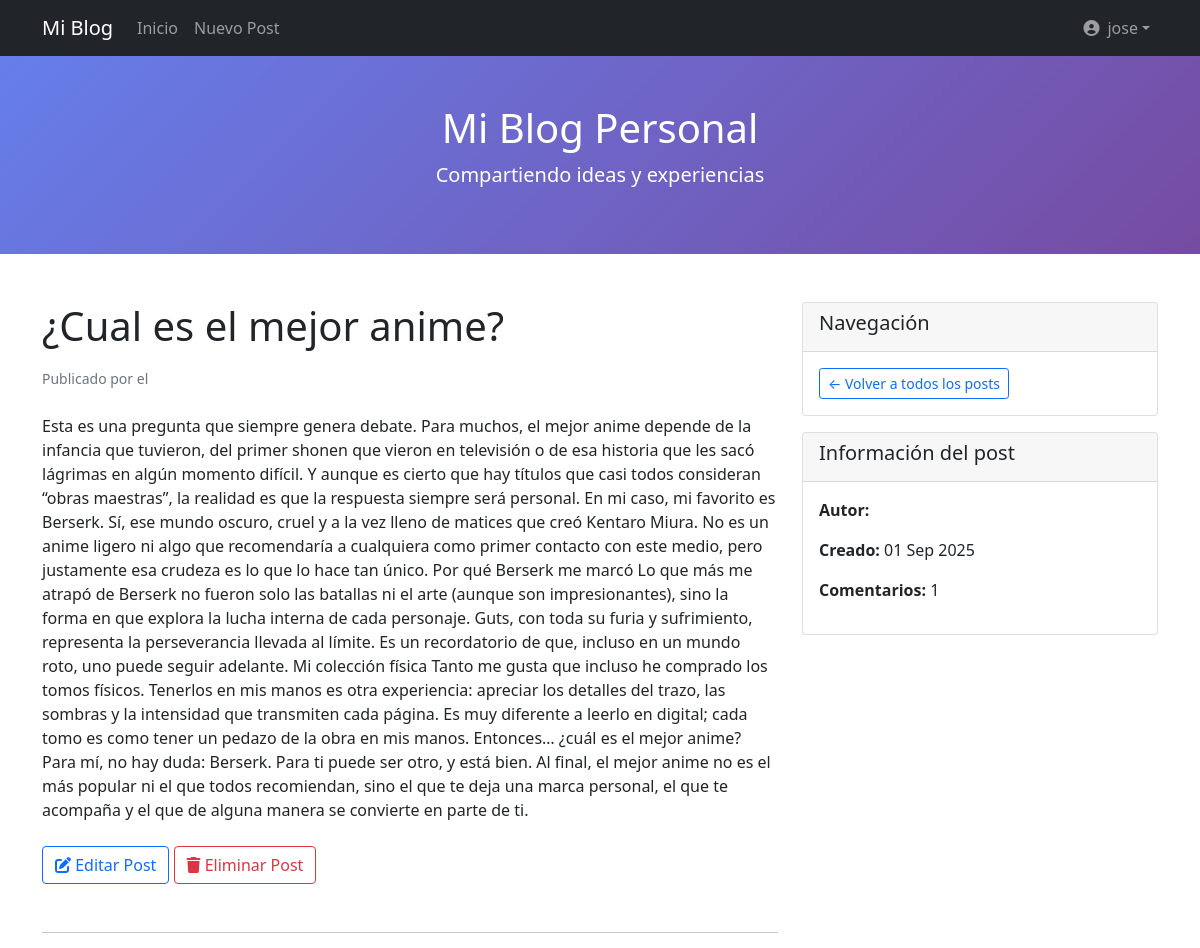
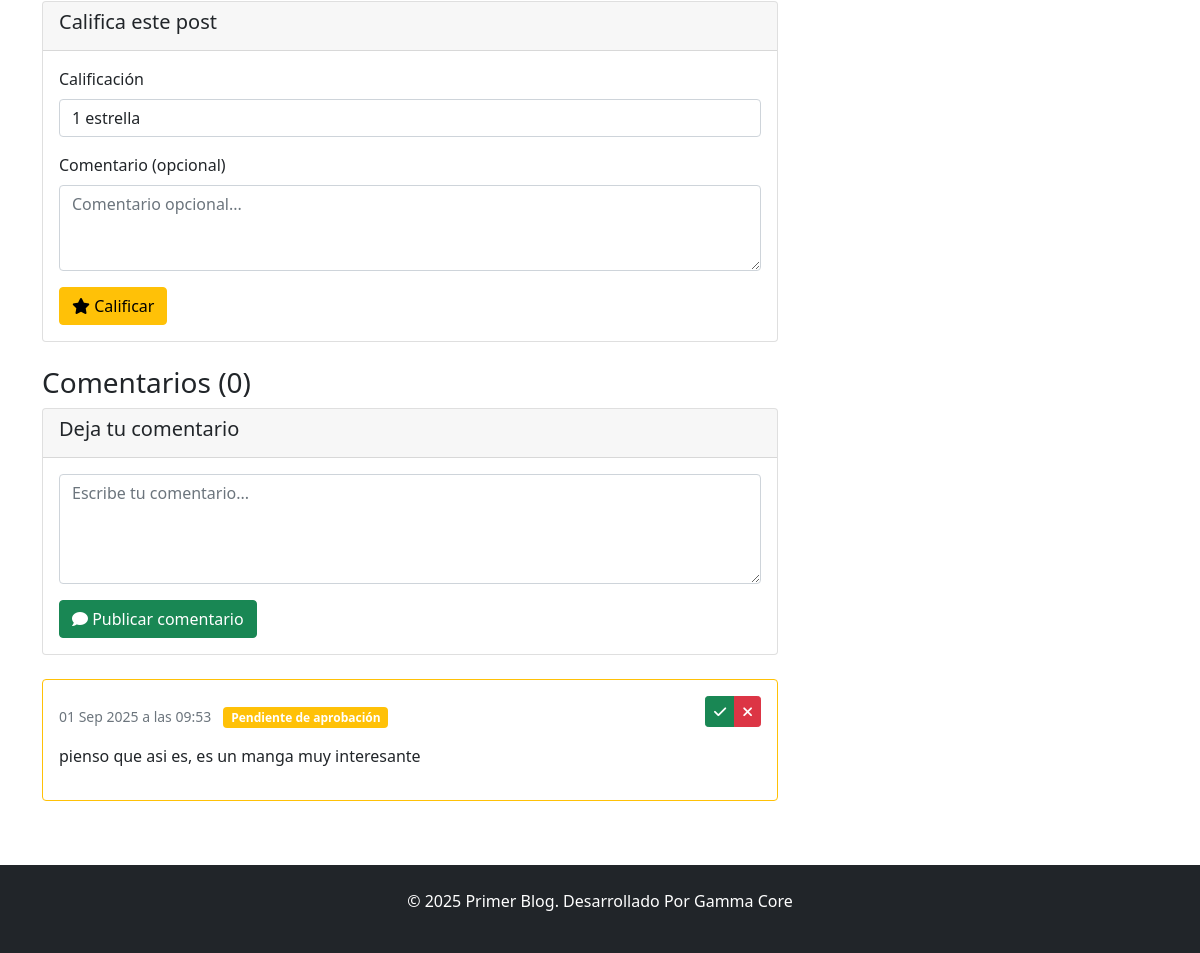
/post/cual-es-el-mejor-anime/ (signed in), run on the app's committed database (2 pictures, top to bottom).
### blog/models.py (models this page shows, shortened)
class Post(models.Model):
    title = models.CharField(max_length=200, verbose_name='Título')
    slug = models.SlugField(max_length=200, unique=True)
    author = models.ForeignKey(User, on_delete=models.CASCADE, verbose_name='Autor')
    content = RichTextField(verbose_name='Contenido')
    excerpt = models.TextField(max_length=300, blank=True, verbose_name='Resumen')
    cover_image = models.ImageField(upload_to='posts/', blank=True, null=True, verbose_name='Imagen de portada')
    tags = TaggableManager(verbose_name='Etiquetas')
    created_date = models.DateTimeField(default=timezone.now, verbose_name='Fecha de creación')
    published_date = models.DateTimeField(blank=True, null=True, verbose_name='Fecha de publicación')
    published = models.BooleanField(default=False, verbose_name='Publicado')
    class Meta:
        ordering = ['-created_date']
        verbose_name = 'Post'
        verbose_name_plural = 'Posts'
    def get_rating_count(self):
        return self.reviews.count()
    def get_approved_comments_count(self):
        return self.comments.filter(is_approved=True).count()

class Comment(models.Model):
    post = models.ForeignKey(Post, on_delete=models.CASCADE, related_name='comments')
    author = models.ForeignKey(User, on_delete=models.CASCADE, verbose_name='Autor', null=True, blank=True)
    name = models.CharField(max_length=100, verbose_name='Nombre', blank=True)
    email = models.EmailField(verbose_name='Email', blank=True)
    content = models.TextField(verbose_name='Comentario')
    created_date = models.DateTimeField(auto_now_add=True, verbose_name='Fecha')
    is_approved = models.BooleanField(default=False, verbose_name='Aprobado')
    class Meta:
        ordering = ['created_date']
        verbose_name = 'Comentario'
        verbose_name_plural = 'Comentarios'

### blog/views.py (the view)
# urls.py: path('post/<slug:slug>/', views.post_detail, name='post_detail'),
def post_detail(request, slug):
    post = get_object_or_404(Post, slug=slug, published=True)
    comments = post.comments.filter(is_approved=True)
    new_comment = None
    user_review = None
    can_moderate = False
    if request.user.is_authenticated and request.user == post.author:
        can_moderate = True
        comments = post.comments.all()
    if request.user.is_authenticated:
        try:
            user_review = Review.objects.get(post=post, user=request.user)
        except Review.DoesNotExist:
            user_review = None
    if request.method == 'POST':
        if 'comment' in request.POST:
            if not request.user.is_authenticated:
                messages.error(request, 'Debes iniciar sesión para comentar.')
                return redirect('blog:login')
            comment_form = CommentForm(data=request.POST)
            if comment_form.is_valid():
                new_comment = comment_form.save(commit=False)
                new_comment.post = post
                new_comment.author = request.user
                new_comment.save()
                messages.success(request, '¡Tu comentario ha sido añadido y está pendiente de aprobación!')
                return redirect('blog:post_detail', slug=post.slug)
        else:
            comment_form = CommentForm()
        if 'review' in request.POST:
            if not request.user.is_authenticated:
                messages.error(request, 'Debes iniciar sesión para calificar.')
                return redirect('blog:login')
            review_form = ReviewForm(data=request.POST)
            if review_form.is_valid():
                review, created = Review.objects.get_or_create(
                    post=post,
                    user=request.user,
                    defaults=review_form.cleaned_data
                )
                if not created:
                    review.rating = review_form.cleaned_data['rating']
                    review.comment = review_form.cleaned_data['comment']
                    review.save()
                    messages.success(request, '¡Tu calificación ha sido actualizada!')
                else:
                    messages.success(request, '¡Gracias por tu calificación!')
                return redirect('blog:post_detail', slug=post.slug)
        else:
            review_form = ReviewForm()
    else:
        comment_form = CommentForm()
        review_form = ReviewForm()
    return render(request, 'blog/post_detail.html', {
        'post': post,
        'comments': comments,
        'approved_comments_count': post.get_approved_comments_count(),
        'new_comment': new_comment,
        'comment_form': comment_form,
        'review_form': review_form,
        'user_review': user_review,
        'can_moderate': can_moderate
    })

### blog/forms.py
class CommentForm(forms.ModelForm):
    class Meta:
        model = Comment
        fields = ('content',)
        widgets = {
            'content': forms.Textarea(attrs={
                'class': 'form-control',
                'rows': 4,
                'placeholder': 'Escribe tu comentario...'
            }),
        }
        labels = {
            'content': 'Comentario',
        }

class ReviewForm(forms.ModelForm):
    class Meta:
        model = Review
        fields = ('rating', 'comment')
        widgets = {
            'rating': forms.Select(choices=[(i, f'{i} estrella{"s" if i != 1 else ""}') for i in range(1, 6)], attrs={
                'class': 'form-control'
            }),
            'comment': forms.Textarea(attrs={
                'class': 'form-control',
                'rows': 3,
                'placeholder': 'Comentario opcional...'
            }),
        }

### blog/templates/blog/post_detail.html (shortened to what this page needs)
{% extends 'base.html' %}
{% block content %}
<div class="row">
    <div class="col-md-8">
        <article class="mb-5">
            <h1 class="mb-3">{{ post.title }}</h1>
            <div class="text-muted mb-4">
                <small>
                    Publicado por <strong>{{ post.author.first_name }} {{ post.author.last_name }}</strong>
                    el {{ post.published_date|date:"d M Y \a \l\a\s H:i" }}
                </small>
            </div>
            <div class="post-content">
                {{ post.content|safe }}
            </div>
            {% if user == post.author %}
                <div class="mt-4">
                    <a href="{% url 'blog:post_edit' post.slug %}" class="btn btn-outline-primary">
                        <i class="fas fa-edit"></i> Editar Post
                    </a>
                    <a href="{% url 'blog:post_delete' post.slug %}" class="btn btn-outline-danger">
                        <i class="fas fa-trash"></i> Eliminar Post
                    </a>
                </div>
            {% endif %}
        </article>
        <hr>
        {% if user.is_authenticated %}
            <div class="card mb-4">
                <div class="card-header">
                    <h5>Califica este post</h5>
                </div>
                <div class="card-body">
                    {% if user_review %}
                        <p class="text-muted">Ya calificaste este post con {{ user_review.rating }} estrella{{ user_review.rating|pluralize }}.</p>
                        <p><strong>Tu comentario:</strong> {{ user_review.comment }}</p>
                    {% else %}
                        <form method="post">
                            <div class="mb-3">
                                <label class="form-label">Calificación</label>
                                {{ review_form.rating }}
                            </div>
                            <div class="mb-3">
                                <label class="form-label">Comentario (opcional)</label>
                                {{ review_form.comment }}
                            </div>
                            <button type="submit" class="btn btn-warning">
                                <i class="fas fa-star"></i> Calificar
                            </button>
                        </form>
                    {% endif %}
                </div>
            </div>
        {% endif %}
        <div class="comments-section">
            <h3>Comentarios ({{ approved_comments_count }})</h3>
            {% if user.is_authenticated %}
                <div class="card mb-4">
                    <div class="card-header">
                        <h5>Deja tu comentario</h5>
                    </div>
                    <div class="card-body">
                        <form method="post">
                            <div class="mb-3">
                                {{ comment_form.content }}
                            </div>
                            <button type="submit" class="btn btn-success">
                                <i class="fas fa-comment"></i> Publicar comentario
                            </button>
                        </form>
                    </div>
                </div>
            {% else %}
                <div class="alert alert-info">
                    <a href="{% url 'blog:login' %}">Inicia sesión</a> para dejar un comentario.
                </div>
            {% endif %}
            {% for comment in comments %}
                <div class="card mb-3 {% if not comment.is_approved %}border-warning{% endif %}">
                    <div class="card-body">
                        <div class="d-flex justify-content-between align-items-start">
                            <div>
                                <small class="text-muted">{{ comment.created_date|date:"d M Y \a \l\a\s H:i" }}</small>
                                {% if not comment.is_approved %}
                                    <span class="badge bg-warning ms-2">Pendiente de aprobación</span>
                                {% endif %}
                            </div>
                            {% if can_moderate %}
                                <div class="btn-group btn-group-sm">
                                    {% if not comment.is_approved %}
                                        <a href="{% url 'blog:moderate_comment' comment.id 'approve' %}" class="btn btn-success btn-sm">
                                            <i class="fas fa-check"></i>
                                        </a>
                                    {% endif %}
                                    <a href="{% url 'blog:moderate_comment' comment.id 'reject' %}" class="btn btn-danger btn-sm">
                                        <i class="fas fa-times"></i>
                                    </a>
                                </div>
                            {% endif %}
                        </div>
                        <p class="card-text mt-2">{{ comment.content|linebreaks }}</p>
                    </div>
                </div>
            {% empty %}
                <div class="alert alert-info">
                    <p>No hay comentarios aún. ¡Sé el primero en comentar!</p>
                </div>
            {% endfor %}
        </div>
    </div>
    <div class="col-md-4">
        <div class="card mb-3">
            <div class="card-header">
                <h5>Navegación</h5>
            </div>
            <div class="card-body">
                <a href="{% url 'blog:post_list' %}" class="btn btn-outline-primary btn-sm">
                    ← Volver a todos los posts
                </a>
            </div>
        </div>
        <div class="card">
            <div class="card-header">
                <h5>Información del post</h5>
            </div>
            <div class="card-body">
                <p><strong>Autor:</strong> {{ post.author.first_name }} {{ post.author.last_name }}</p>
                <p><strong>Creado:</strong> {{ post.created_date|date:"d M Y" }}</p>
                <p><strong>Comentarios:</strong> {{ comments.count }}</p>
            </div>
        </div>
    </div>
</div>
{% endblock %}

### blog/templates/base.html (shortened to what this page needs)
<!DOCTYPE html>
<html lang="es">
<head>
    <link href="https://cdn.jsdelivr.net/npm/bootstrap@5.1.3/dist/css/bootstrap.min.css" rel="stylesheet">
    <link href="https://cdnjs.cloudflare.com/ajax/libs/font-awesome/6.0.0/css/all.min.css" rel="stylesheet">
</head>
<body>
    <nav class="navbar navbar-expand-lg navbar-dark bg-dark">
        <div class="container">
            <a class="navbar-brand" href="{% url 'blog:post_list' %}">Mi Blog</a>
            <div class="collapse navbar-collapse" id="navbarNav">
                <ul class="navbar-nav me-auto">
                    <li class="nav-item">
                        <a class="nav-link" href="{% url 'blog:post_list' %}">Inicio</a>
                    </li>
                    {% if user.is_authenticated %}
                        <li class="nav-item">
                            <a class="nav-link" href="{% url 'blog:post_create' %}">Nuevo Post</a>
                        </li>
                    {% endif %}
                </ul>
                <ul class="navbar-nav">
                    {% if user.is_authenticated %}
                        <li class="nav-item dropdown">
                            <a class="nav-link dropdown-toggle d-flex align-items-center" href="#" role="button" data-bs-toggle="dropdown">
                                {% if user.profile.avatar %}
                                    <img src="{{ user.profile.avatar.url }}" alt="Avatar" class="rounded-circle me-2" width="30" height="30">
                                {% else %}
                                    <i class="fas fa-user-circle me-2"></i>
                                {% endif %}
                                {{ user.username }}
                            </a>
                        </li>
                    {% endif %}
                </ul>
            </div>
        </div>
    </nav>
    <header class="blog-header py-5 text-white text-center">
        <div class="container">
            <h1><a href="{% url 'blog:post_list' %}" class="text-white text-decoration-none">Mi Blog Personal</a></h1>
            <p class="lead">Compartiendo ideas y experiencias</p>
        </div>
    </header>
    <main class="container my-5">
        {% block content %}
        {% endblock %}
    </main>
    <footer class="bg-dark text-white text-center py-4 mt-5">
        <p>&copy; 2025 Primer Blog. Desarrollado Por Gamma Core</p>
    </footer>
</body>
</html>

### blog/templates/base.html (style rules this page uses)
.blog-header { background: linear-gradient(135deg, #667eea 0%, #764ba2 100%); }

### data on the page
Post: title "¿Cual es el mejor anime?", content "Esta es una pregunta que siempre genera debate. Para muchos, el mejor anime depende de la infancia que tuvieron, del primer shonen que vieron en televisión o de esa historia que les sacó lágrimas en algún momento difícil. Y aunque es cierto que hay títulos que casi todos consideran “obras maestras”, la realidad es que la respuesta siempre será personal. En mi caso, mi favorito es Berserk. Sí, ese mundo oscuro, cruel y a la vez lleno de matices que creó Kentaro Miura. No es un anime ligero ni algo que recomendaría a cualquiera como primer contacto con este medio, pero justamente esa crudeza es lo que lo hace tan único. Por qué Berserk me marcó Lo que más me atrapó de Berserk no fueron solo…", created_date "01 Sep 2025"
Comment: created_date "01 Sep 2025 a las 09:53", is_approved "Pendiente de aprobación", content "pienso que asi es, es un manga muy interesante"

### other printed values
{{ user.username }} "jose"
{{ approved_comments_count }} "0"
{{ comments.count }} "1"
